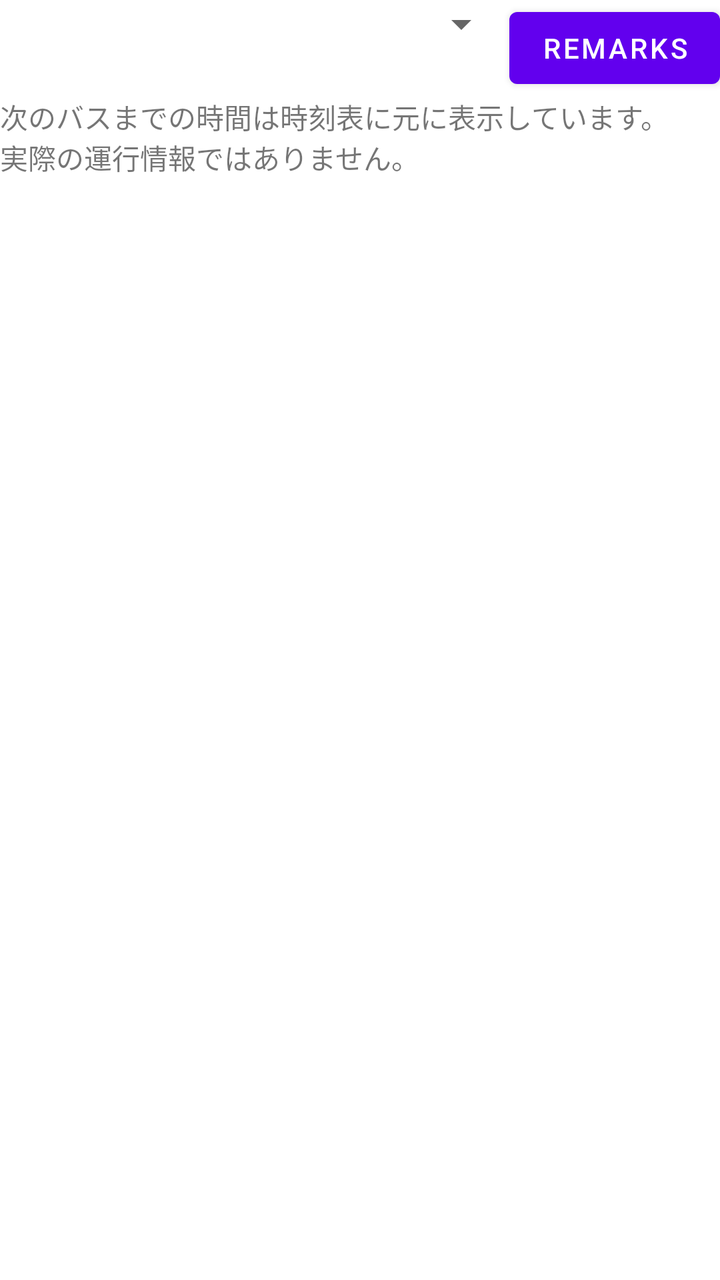
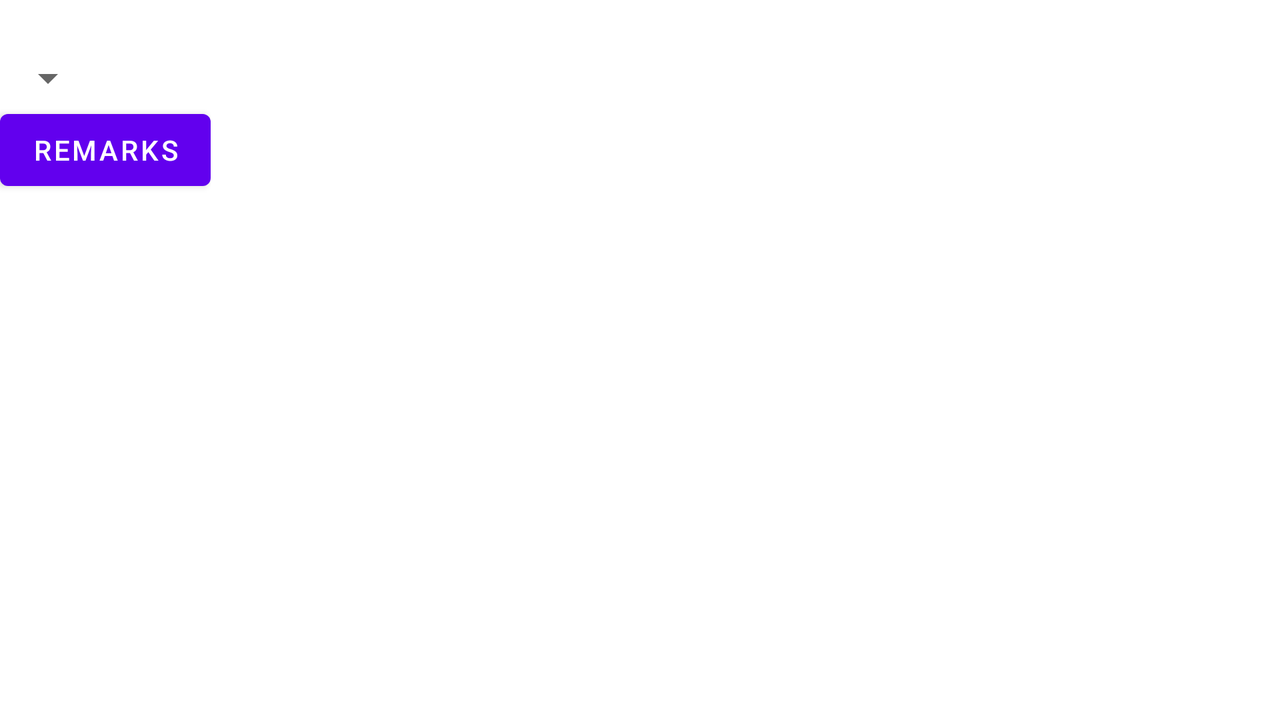

Compare how this app lays out the same screen by default and in its alternative resource folder. The renders come first, then the two layout files and the values they reference.
<!-- AndroidManifest.xml: fallback theme Theme.MaterialComponents.DayNight.NoActionBar -->
<!-- res/layout/timetable_layout.xml -->
<?xml version="1.0" encoding="utf-8"?>
<LinearLayout xmlns:android="http://schemas.android.com/apk/res/android"
              android:layout_width="match_parent"
              android:layout_height="match_parent"
              android:orientation="vertical">

    <LinearLayout
            android:id="@+id/timeline_top_view"
            android:layout_width="match_parent"
            android:layout_height="wrap_content"
            android:orientation="horizontal">

        <TextView
                android:id="@+id/timeline_day_textview"
                style="@style/timeline_diagram_text"
                android:layout_width="wrap_content"
                android:layout_height="wrap_content"
                android:layout_gravity="center"/>

        <Spinner
                android:id="@+id/loadinglist"
                android:layout_width="0dip"
                android:layout_height="wrap_content"
                android:layout_weight="1"/>

        <Button
                android:id="@+id/show_remarks"
                android:layout_width="wrap_content"
                android:layout_height="wrap_content"
                android:text="@string/show_remarks"/>
    </LinearLayout>

    <TextView
            android:layout_width="wrap_content"
            android:layout_height="wrap_content"
            android:text="次のバスまでの時間は時刻表に元に表示しています。\n実際の運行情報ではありません。"/>

    <ExpandableListView
            android:id="@+id/timeline_expandable"
            android:layout_width="fill_parent"
            android:layout_height="0dp"
            android:layout_weight="1">
    </ExpandableListView>

    <include layout="@layout/admods"/>

</LinearLayout>
<!-- res/layout/admods.xml (included above) -->
<?xml version="1.0" encoding="utf-8"?>
<LinearLayout xmlns:android="http://schemas.android.com/apk/res/android"
              android:layout_width="match_parent"
              android:layout_height="wrap_content"
              android:layout_gravity="center"
              android:gravity="center">

</LinearLayout>
<!-- resources referenced by this layout -->
<resources>
  <string name="show_remarks">Remarks</string>
  <style name="timeline_diagram_text">
          <item name="android:textSize">20sp</item>
          <item name="android:gravity">center</item>
          <item name="android:paddingLeft">10sp</item>
          <item name="android:paddingRight">10sp</item>
      </style>
</resources>
<!-- res/layout-land/timetable_layout.xml (the repository's variant of the layout above) -->
<!-- drawn on the phone turned sideways -->
<?xml version="1.0" encoding="utf-8"?>
<LinearLayout xmlns:android="http://schemas.android.com/apk/res/android"
              android:layout_width="match_parent"
              android:layout_height="match_parent"
              android:baselineAligned="false"
              android:orientation="horizontal">

    <LinearLayout
            android:layout_width="wrap_content"
            android:layout_height="wrap_content"
            android:orientation="vertical">

        <TextView
                android:id="@+id/timeline_day_textview"
                style="@style/timeline_diagram_text"
                android:layout_width="wrap_content"
                android:layout_height="wrap_content"
                android:layout_gravity="center"/>

        <Spinner
                android:id="@+id/loadinglist"
                android:layout_width="wrap_content"
                android:layout_height="wrap_content">
        </Spinner>

        <Button
                android:id="@+id/show_remarks"
                android:layout_width="wrap_content"
                android:layout_height="wrap_content"
                android:text="@string/show_remarks"/>
    </LinearLayout>

    <LinearLayout
            android:layout_width="0dip"
            android:layout_height="match_parent"
            android:layout_weight="1"
            android:orientation="vertical">

        <ExpandableListView
                android:id="@id/timeline_expandable"
                android:layout_width="match_parent"
                android:layout_height="0dip"
                android:layout_weight="1"
                android:drawSelectorOnTop="false">
        </ExpandableListView>

        <include layout="@layout/admods"/>
    </LinearLayout>

</LinearLayout>
